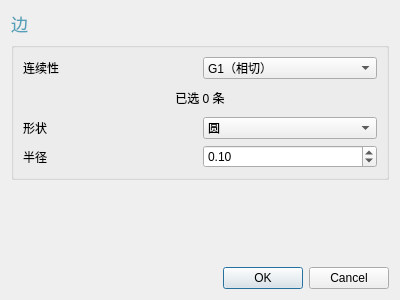
<?xml version="1.0" encoding="UTF-8"?>
<ui version="4.0">
 <class>filletdialog</class>
 <widget class="QDialog" name="filletdialog">
  <property name="geometry">
   <rect>
    <x>0</x>
    <y>0</y>
    <width>400</width>
    <height>300</height>
   </rect>
  </property>
  <property name="windowTitle">
   <string>边倒圆</string>
  </property>
  <layout class="QGridLayout" name="gridLayout">
   <item row="1" column="0">
    <widget class="QGroupBox" name="groupBox">
     <property name="title">
      <string/>
     </property>
     <property name="flat">
      <bool>true</bool>
     </property>
     <layout class="QGridLayout" name="gridLayout_2">
      <item row="0" column="0">
       <widget class="QLabel" name="continuity">
        <property name="text">
         <string>连续性</string>
        </property>
       </widget>
      </item>
      <item row="0" column="1">
       <widget class="QComboBox" name="comboBox">
        <item>
         <property name="text">
          <string>G1（相切）</string>
         </property>
        </item>
        <item>
         <property name="text">
          <string>G2（曲率）</string>
         </property>
        </item>
       </widget>
      </item>
      <item row="1" column="0" colspan="2">
       <widget class="QPushButton" name="Selected_Edge">
        <property name="text">
         <string>已选 0 条</string>
        </property>
        <property name="flat">
         <bool>true</bool>
        </property>
       </widget>
      </item>
      <item row="2" column="0">
       <widget class="QLabel" name="shape">
        <property name="text">
         <string>形状</string>
        </property>
       </widget>
      </item>
      <item row="2" column="1">
       <widget class="QComboBox" name="comboBox_2">
        <item>
         <property name="text">
          <string>圆</string>
         </property>
        </item>
        <item>
         <property name="text">
          <string>二次曲线</string>
         </property>
        </item>
       </widget>
      </item>
      <item row="3" column="0">
       <widget class="QLabel" name="radius">
        <property name="text">
         <string>半径</string>
        </property>
       </widget>
      </item>
      <item row="3" column="1">
       <widget class="QDoubleSpinBox" name="doubleSpinBox">
        <property name="decimals">
         <number>2</number>
        </property>
        <property name="singleStep">
         <double>0.100000000000000</double>
        </property>
        <property name="stepType">
         <enum>QAbstractSpinBox::StepType::DefaultStepType</enum>
        </property>
        <property name="value">
         <double>0.100000000000000</double>
        </property>
       </widget>
      </item>
     </layout>
    </widget>
   </item>
   <item row="3" column="0">
    <widget class="QDialogButtonBox" name="buttonBox">
     <property name="orientation">
      <enum>Qt::Orientation::Horizontal</enum>
     </property>
     <property name="standardButtons">
      <set>QDialogButtonBox::StandardButton::Cancel|QDialogButtonBox::StandardButton::Ok</set>
     </property>
    </widget>
   </item>
   <item row="0" column="0">
    <widget class="QLabel" name="edge">
     <property name="font">
      <font>
       <pointsize>13</pointsize>
      </font>
     </property>
     <property name="styleSheet">
      <string notr="true">color: rgb(85, 160, 185);</string>
     </property>
     <property name="text">
      <string>边</string>
     </property>
    </widget>
   </item>
   <item row="2" column="0">
    <spacer name="verticalSpacer">
     <property name="orientation">
      <enum>Qt::Orientation::Vertical</enum>
     </property>
     <property name="sizeHint" stdset="0">
      <size>
       <width>20</width>
       <height>40</height>
      </size>
     </property>
    </spacer>
   </item>
  </layout>
 </widget>
 <resources/>
 <connections>
  <connection>
   <sender>buttonBox</sender>
   <signal>accepted()</signal>
   <receiver>filletdialog</receiver>
   <slot>accept()</slot>
   <hints>
    <hint type="sourcelabel">
     <x>248</x>
     <y>254</y>
    </hint>
    <hint type="destinationlabel">
     <x>157</x>
     <y>274</y>
    </hint>
   </hints>
  </connection>
  <connection>
   <sender>buttonBox</sender>
   <signal>rejected()</signal>
   <receiver>filletdialog</receiver>
   <slot>reject()</slot>
   <hints>
    <hint type="sourcelabel">
     <x>316</x>
     <y>260</y>
    </hint>
    <hint type="destinationlabel">
     <x>286</x>
     <y>274</y>
    </hint>
   </hints>
  </connection>
 </connections>
</ui>
